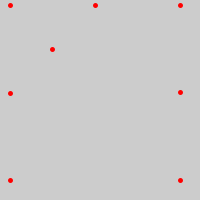
Frame 1 (no input)
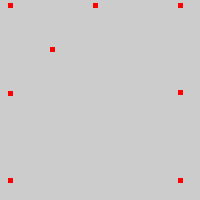
Frame 60 (the mouse pressed at the canvas centre just before this capture)
Frame 120 (the mouse held since frame 60 and released just before this capture): identical to frame 60, image omitted

The Processing sketch that drew these frames (run headless with seeded random() and noise(); from frame 60 on, the mouse is pressed at the canvas centre):

// Processing sketch: bezier_jo
// ── bezier_jo.pde

int x1, y1, x2, y2, x3, y3, x4, y4, t; 
int xa,ya,xb,yb,xc,yc,xd,yd,xe,ye,xf,yf,xz,yz,x,y,xC,yC;

  


void setup() { 


  size(200,200); 
  t = 0; 
  x1 = 10; 
  y1 = 180; 
  x2 = 10; 
  y2 = 5; 
  x3 = 180; 
  y3 = 5; 
  x4 = 180;
  y4= 180;
 
  
  noFill(); 

} 


void draw() { 
  
 stroke(255.0, 0.0, 0.0); 


  strokeWeight(5.0); 

  
    xa = getPt( x1 , x2 );
    ya = getPt( y1 , y2 );
    xb = getPt( x2 , x3);
    yb = getPt( y2 , y3 );
    xC = getPt( x3, x4);
    yC = getPt( y3,y4);
    xz = getPt (xa,xb);
    yz = getPt(ya,yb);
   

   point(x1,y1);
   point(x2,y2);
   point(x3,y3);
   point(x4,y4);
   point(xa,ya);
   point(xb,yb);
   point(xC,yC);
    point(xz,yz);
  

}

int getPt( int n1 , int n2 )
{
    int diff = n1 + (n2 - n1)/2;

    return int(diff);
} 
